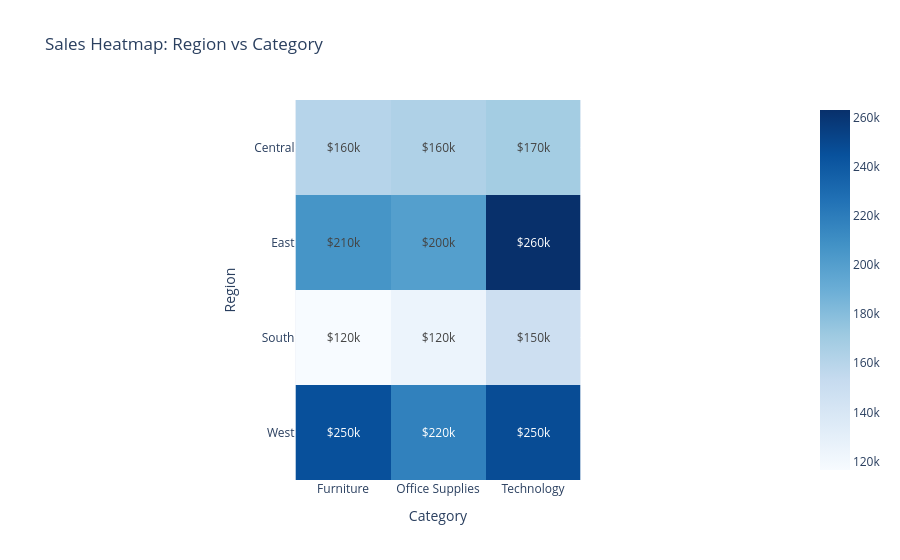

The cell this chart's notebook holds for it:
### Code cell
#region vs category heatmap
fig4 = px.imshow(pivot,
                 title='Sales Heatmap: Region vs Category',
                 text_auto='$.2s',
                 color_continuous_scale='Blues')
fig4.show()

### Figure 1 — Plotly figure (JSON) as saved in the notebook; plotly's stock layout.template omitted (floating-point values rounded to 4 significant figures)
{"data": [{"coloraxis": "coloraxis", "hovertemplate": "Category: %{x}<br>Region: %{y}<br>color: %{z}<extra></extra>", "name": "0", "texttemplate": "%{z:$.2s}", "type": "heatmap", "x": ["Furniture", "Office Supplies", "Technology"], "xaxis": "x", "y": ["Central", "East", "South", "West"], "yaxis": "y", "z": [[160300.0, 163600.0, 168700.0], [206500.0, 199900.0, 263100.0], [116500.0, 124400.0, 148200.0], [245300.0, 217500.0, 247400.0]]}], "layout": {"coloraxis": {"colorscale": [[0, "rgb(247,251,255)"], [0.125, "rgb(222,235,247)"], [0.25, "rgb(198,219,239)"], [0.375, "rgb(158,202,225)"], [0.5, "rgb(107,174,214)"], [0.625, "rgb(66,146,198)"], [0.75, "rgb(33,113,181)"], [0.875, "rgb(8,81,156)"], [1, "rgb(8,48,107)"]]}, "title": {"text": "Sales Heatmap: Region vs Category"}, "xaxis": {"anchor": "y", "constrain": "domain", "domain": [0, 1], "scaleanchor": "y", "title": {"text": "Category"}}, "yaxis": {"anchor": "x", "autorange": "reversed", "constrain": "domain", "domain": [0, 1], "title": {"text": "Region"}}}}
